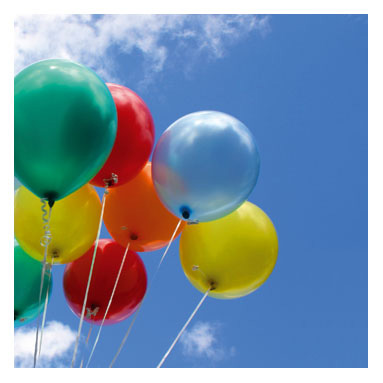
#> input picture COMP61342 Computer Vision/Practical Assignment/python_snippets/snippet_08/balloons.jpg, 383 x 383 px
$ python snippet_08.py
#> lines starting #> are read from the running program, lines starting #| are printed output that depends on the picture
# snippet_08.py
# -----------------------

"""
Python Code Snippets
Terence Morley, Department of Computer Science,
    The University of Manchester, Nov 2020

Purpose: Access pixels and regions (slicing).
"""

import cv2
import sys
from matplotlib import pyplot as plt
import numpy as np


input_file = 'balloons.jpg'
img = cv2.imread(input_file, cv2.IMREAD_GRAYSCALE)
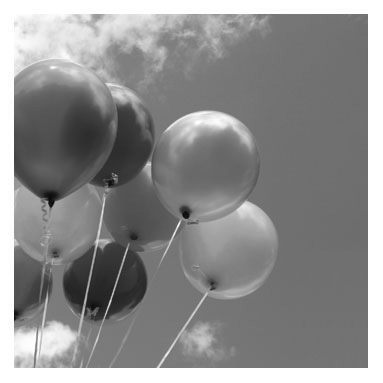
#> img: shape (383, 383); min 2, max 255, mean 142
#
# Check for success
if img is None:
    print('Failed to open', input_file)
    sys.exit()

# Access a rectangle of pixels individually
print('\nAccess pixels individually:')
for row in range(100,105):
    for col in range(150,155):
        print(img[row, col], ' ', end='')
    print()
#> this loop made 5 passes
#| 124  124  122  124  125
#| 123  123  123  124  125
#| 123  122  125  125  124
#| 122  121  126  125  124
#| 121  121  124  124  124

# Access a rectangle of pixels with slicing
print('\nAccess pixels with slicing:')
region = img[100:105, 150:155]
#> region = [[124, 124, 122, 124, 125], [123, 123, 123, 124, 125], [123, 122, 125, 125, 124], [122, 121, 126, 125, 124], [121, 121, 124, 124, 124]]
print(region)
#| [[124 124 122 124 125]
#|  [123 123 123 124 125]
#|  [123 122 125 125 124]
#|  [122 121 126 125 124]
#|  [121 121 124 124 124]]

# Note that the pixel accesses return references to pixels
# Look at the original image when the region is changed
print('\nSetting slice to zero:')
for row in range(region.shape[0]):
    for col in range(region.shape[1]):
        region[row, col] = 0
#> after the loop, region = [[0, 0, 0, 0, 0], [0, 0, 0, 0, 0], [0, 0, 0, 0, 0], [0, 0, 0, 0, 0], [0, 0, 0, 0, 0]]
print("Region:\n", region)
#| Region:
#|  [[0 0 0 0 0]
#|  [0 0 0 0 0]
#|  [0 0 0 0 0]
#|  [0 0 0 0 0]
#|  [0 0 0 0 0]]
print("The part of original image:\n", img[100:105, 150:155])
#| The part of original image:
#|  [[0 0 0 0 0]
#|  [0 0 0 0 0]
#|  [0 0 0 0 0]
#|  [0 0 0 0 0]
#|  [0 0 0 0 0]]

# Make a copy of the slice to change it without changing the original
print('\nSetting COPY of slice to 128:')
region = img[100:105, 150:155].copy()
for row in range(region.shape[0]):
    for col in range(region.shape[1]):
        region[row, col] = 128
#> after the loop, region = [[128, 128, 128, 128, 128], [128, 128, 128, 128, 128], [128, 128, 128, 128, 128], [128, 128, 128, 128, 128], [128, 128, 128, 128, 128]]
print("Region:\n", region)
#| Region:
#|  [[128 128 128 128 128]
#|  [128 128 128 128 128]
#|  [128 128 128 128 128]
#|  [128 128 128 128 128]
#|  [128 128 128 128 128]]
print("The part of original image:\n", img[100:105, 150:155])
#| The part of original image:
#|  [[0 0 0 0 0]
#|  [0 0 0 0 0]
#|  [0 0 0 0 0]
#|  [0 0 0 0 0]
#|  [0 0 0 0 0]]
